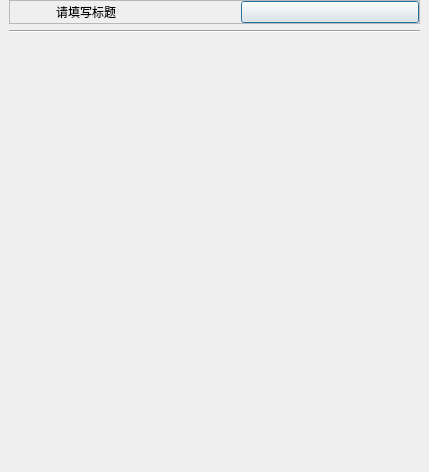
<?xml version="1.0" encoding="UTF-8"?>
<ui version="4.0">
 <class>BaseDialog</class>
 <widget class="QDialog" name="BaseDialog">
  <property name="geometry">
   <rect>
    <x>0</x>
    <y>0</y>
    <width>429</width>
    <height>472</height>
   </rect>
  </property>
  <property name="windowTitle">
   <string>Dialog</string>
  </property>
  <layout class="QVBoxLayout" name="verticalLayout" stretch="0,0,1">
   <property name="leftMargin">
    <number>9</number>
   </property>
   <property name="topMargin">
    <number>0</number>
   </property>
   <property name="rightMargin">
    <number>9</number>
   </property>
   <property name="bottomMargin">
    <number>9</number>
   </property>
   <item>
    <widget class="QFrame" name="frameTitle">
     <property name="frameShape">
      <enum>QFrame::Shape::StyledPanel</enum>
     </property>
     <property name="frameShadow">
      <enum>QFrame::Shadow::Raised</enum>
     </property>
     <layout class="QHBoxLayout" name="horizontalLayout" stretch="0,0,0">
      <property name="spacing">
       <number>6</number>
      </property>
      <property name="leftMargin">
       <number>0</number>
      </property>
      <property name="topMargin">
       <number>0</number>
      </property>
      <property name="rightMargin">
       <number>0</number>
      </property>
      <property name="bottomMargin">
       <number>0</number>
      </property>
      <item>
       <widget class="QLabel" name="labelLogo">
        <property name="maximumSize">
         <size>
          <width>40</width>
          <height>40</height>
         </size>
        </property>
        <property name="text">
         <string/>
        </property>
       </widget>
      </item>
      <item>
       <widget class="QLabel" name="labelTitle">
        <property name="text">
         <string>请填写标题</string>
        </property>
       </widget>
      </item>
      <item>
       <widget class="QPushButton" name="pushButtonClose">
        <property name="text">
         <string/>
        </property>
       </widget>
      </item>
     </layout>
    </widget>
   </item>
   <item>
    <widget class="Line" name="line">
     <property name="orientation">
      <enum>Qt::Orientation::Horizontal</enum>
     </property>
    </widget>
   </item>
   <item>
    <widget class="QWidget" name="widgetBody" native="true"/>
   </item>
  </layout>
 </widget>
 <resources/>
 <connections/>
</ui>
